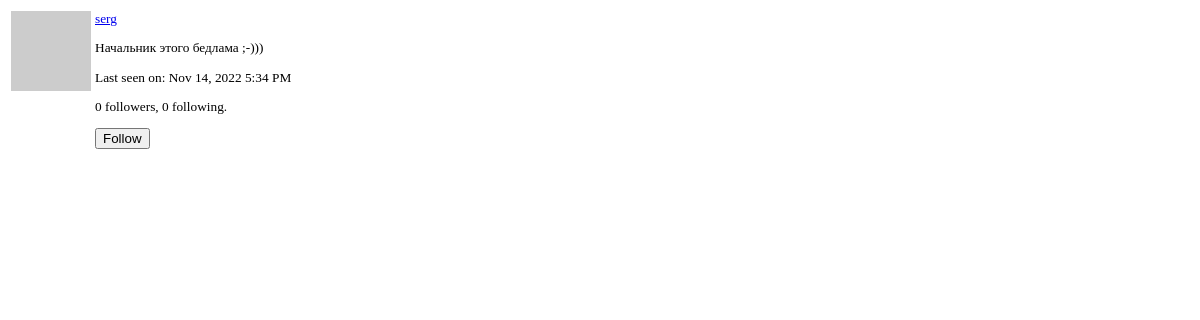
Page /user/serg/popup (signed in) on the earlier database version.
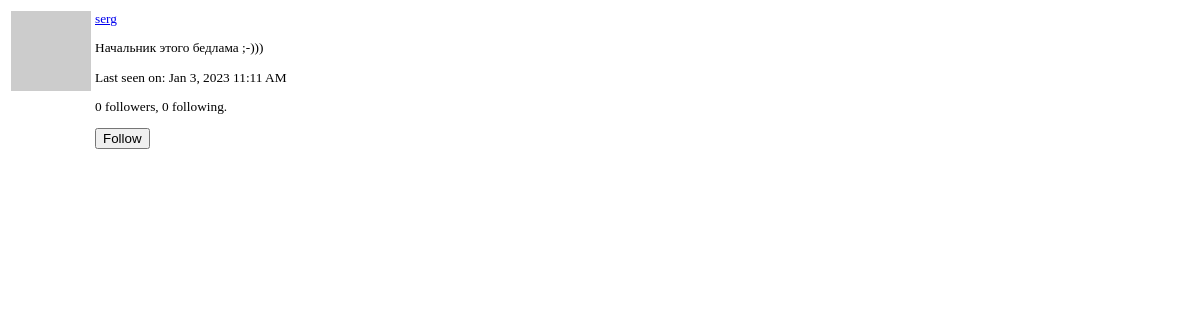
Same page on the later database version.
### app/models.py (models this page shows, shortened)
class User(UserMixin, db.Model):
    id = db.Column(
        db.Integer,
        primary_key=True,
    )
    username = db.Column(
        db.String(64),
        index=True,
        unique=True,
    )
    email = db.Column(
        db.String(120),
        index=True,
        unique=True,
    )
    password_hash = db.Column(
        db.String(128),
    )
    about_me = db.Column(
        db.String(140)
    )
    last_seen = db.Column(
        db.DateTime,
        default=datetime.utcnow
    )
    posts = db.relationship(
        'Post',
        backref='author',
        lazy='dynamic',
    )
    followed = db.relationship(
        'User',
        secondary=followers,
        primaryjoin=(followers.c.follower_id == id),
        secondaryjoin=(followers.c.followed_id == id),
        backref=db.backref('followers', lazy='dynamic'),
        lazy='dynamic',
    )
    messages_sent = db.relationship(
        'Message',
        foreign_keys='Message.sender_id',
        backref='author',
        lazy='dynamic',
    )
    messages_received = db.relationship(
        'Message',
        foreign_keys='Message.recipient_id',
        backref='recipient',
        lazy='dynamic',
    )
    last_message_read_time = db.Column(
        db.DateTime,
    )
    notifications = db.relationship(
        'Notification',
        backref='user',
        lazy='dynamic',
    )
    def avatar(self, size):
        digest = md5(self.email.lower().encode('utf-8')).hexdigest()
        return f'https://www.gravatar.com/avatar/{digest}?d=identicon&s={size}'
    def is_following(self, user):
        return self.followed.filter(
            followers.c.followed_id == user.id).count() > 0

### app/main/routes.py (the view)
@bp.route('/user/<username>/popup')
@login_required
def user_popup(username):
    user = User.query.filter_by(username=username).first_or_404()
    form = EmptyForm()
    context = {
        'user': user,
        'form': form,
    }
    return render_template('user_popup.html', **context)

### app/main/forms.py
class SearchForm(FlaskForm):
    q = StringField(
        _l('Search'),
        validators=[DataRequired()]
    )
    def __init__(self, *args, **kwargs):
        if 'formdata' not in kwargs:
            kwargs['formdata'] = request.args
        if 'meta' not in kwargs:
            kwargs['meta'] = {'csrf': False}
        super(SearchForm, self).__init__(*args, **kwargs)

class EmptyForm(FlaskForm):
    submit = SubmitField(_('Submit'))

### app/main/routes.py (called while the page is built)
@bp.before_request
def before_request():
    if current_user.is_authenticated:
        current_user.last_seen = datetime.utcnow()
        db.session.commit()
        g.search_form = SearchForm()
    g.locale = str(get_locale())

### app/models.py (called while the page is built)
@login.user_loader
def load_user(id):
    return User.query.get(int(id))

    @classmethod
    def before_commit(cls, session):
        session._changes = {
            'add': list(session.new),
            'update': list(session.dirty),
            'delete': list(session.deleted),
        }

### app/templates/user_popup.html (shortened to what this page needs)
{% block app_content %}
  <table style="table">
    <tr valign="top">
      <td width="64px" style="border: 0px;"><img src="{{ user.avatar(64) }}"></td>
      <td style="border: 0px;">
        <small>
          <p>
            <a href="{{ url_for('main.user', username=user.username)}}">
              {{ user.username }}
            </a>
          </p>
          {% if user.about_me %}
            <p>
              {{ user.about_me }}
            </p>
          {% endif %}
          {% if user.last_seen %}
            <p>
              {{ _('Last seen on') }}: {{ moment(user.last_seen).format('lll') }}
            </p>
          {% endif %}
          <p>
            {{ _('%(count)d followers', count=user.followers.count()) }},
            {{ _('%(count)d following.', count=user.followed.count()) }}
          </p>
          {% if user == current_user %}
            <p>
              <a href="{{ url_for('main.edit_profile') }}">{{ _('Edit your profile') }}</a>
            </p>
          {% elif not current_user.is_following(user)%}
            <p>
              <form action="{{ url_for('main.follow', username=user.username) }}" method="post">
                {{ form.submit(value=_('Follow'), class_='btn btn-link btn-sm')}}
              </form>
            </p>
          {% endif %}
          </small>
      </td>
    </tr>
  </table>
{% endblock app_content %}

Differences in the rows shown:
changed User "serg": last_seen "Nov 14, 2022 5:34 PM" → "Jan 3, 2023 11:11 AM"
